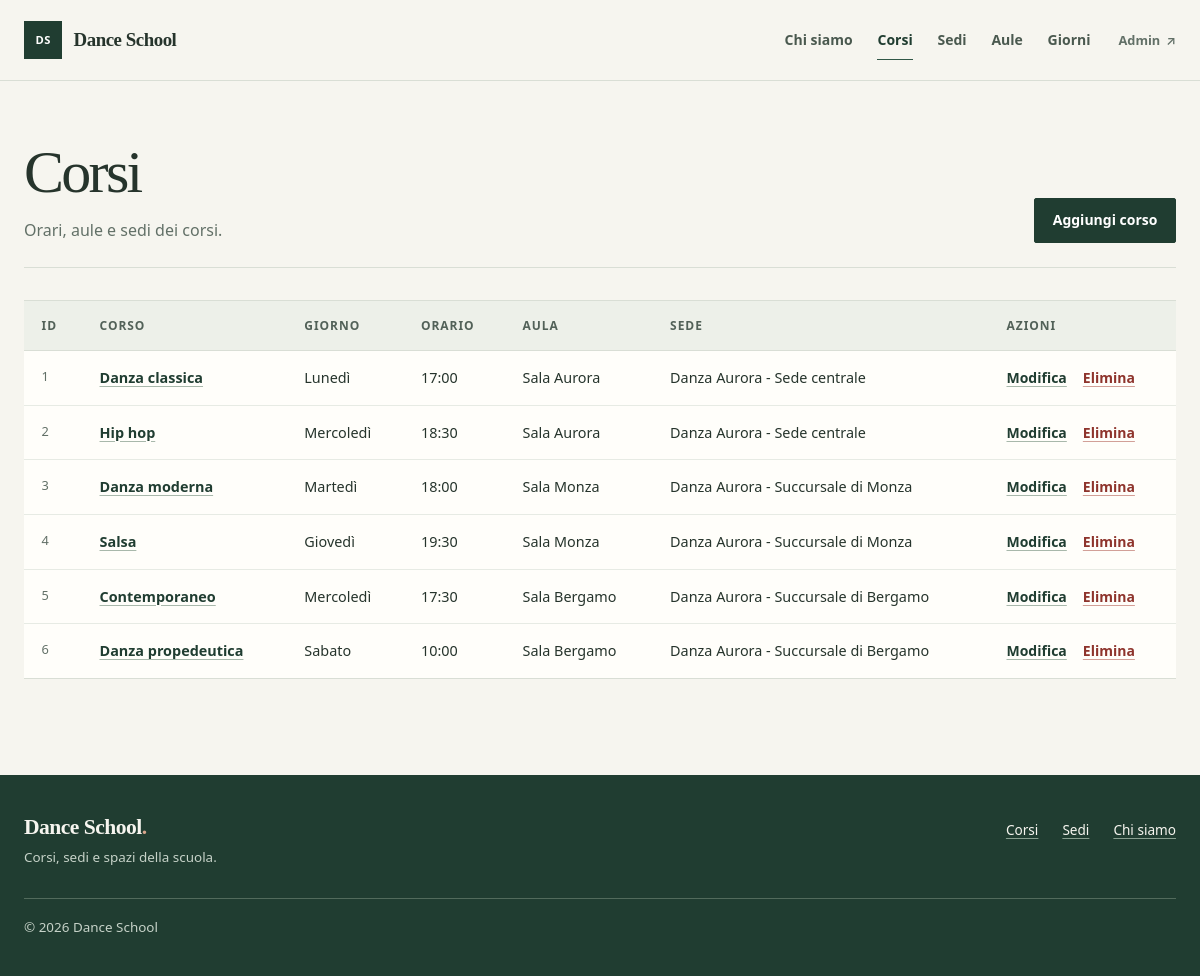
/school/courses/, run on the app's committed database.
### school/models.py (models this page shows, shortened)
class Course(models.Model):
    subject = models.CharField(max_length=100)
    day_of_the_week = models.ForeignKey(
        DayOfTheWeek,
        on_delete=models.CASCADE,
        related_name="courses",
    )
    starting_hour = models.TimeField()
    classroom = models.ForeignKey(
        Classroom,
        on_delete=models.CASCADE,
        related_name="courses",
    )
    school = models.ForeignKey(
        "schoolmanagement.School",
        on_delete=models.CASCADE,
        related_name="courses",
    )

class DayOfTheWeek(models.Model):
    number = models.IntegerField()
    name = models.CharField(max_length=100)

class Classroom(models.Model):
    name = models.CharField(max_length=100)
    capacity = models.IntegerField()

### schoolmanagement/models.py (models this page shows, shortened)
class School(models.Model):
    name = models.CharField(max_length=100)
    street = models.CharField(max_length=100)
    city = models.CharField(max_length=100)
    province = models.CharField(max_length=2)
    zip_code = models.CharField(max_length=5)
    country = models.CharField(max_length=100)
    website = models.URLField(null=True, blank=True)
    phone = models.CharField(max_length=20, null=True, blank=True)
    email = models.EmailField(null=True, blank=True)
    vat = models.CharField(max_length=11, null=True, blank=True)

### school/views.py (the view)
# urls.py: path("courses/", CourseListView.as_view(), name="course_list"),
class CourseListView(generic.ListView):
    model = Course
    context_object_name = "courses"
    queryset = Course.objects.select_related("day_of_the_week", "classroom", "school")
    template_name = "school/course_list.html"

### school/templates/school/course_list.html (shortened to what this page needs)
{% extends "base_list.html" %}
{% block page_heading %}Corsi{% endblock %}
{% block page_description %}Orari, aule e sedi dei corsi.{% endblock %}
{% block list-header %}
    <th scope="col">ID</th>
    <th scope="col">Corso</th>
    <th scope="col">Giorno</th>
    <th scope="col">Orario</th>
    <th scope="col">Aula</th>
    <th scope="col">Sede</th>
    <th scope="col">Azioni</th>
{% endblock %}
{% block list-body %}
    {% for object in courses %}
        <tr>
            <td class="table-id">{{ object.pk }}</td>
            <td class="table-primary"><a href="{% url 'course_detail' pk=object.pk %}">{{ object.subject }}</a></td>
            <td>{{ object.day_of_the_week.name }}</td>
            <td>{{ object.starting_hour|time:"H:i" }}</td>
            <td>{{ object.classroom.name }}</td>
            <td>{{ object.school.name }}</td>
            <td>
                <div class="table-actions">
                    <a class="text-action" href="{% url 'course_update' pk=object.pk %}" aria-label="Modifica {{ object.subject }}">Modifica</a>
                    <a class="text-action text-action--danger" href="{% url 'course_delete' pk=object.pk %}" aria-label="Elimina {{ object.subject }}">Elimina</a>
                </div>
            </td>
        </tr>
    {% empty %}
        <tr>
            <td class="table-empty" colspan="7">Nessun corso disponibile.</td>
        </tr>
    {% endfor %}
{% endblock %}
{% block add-new %}
    <p class="list-actions">
        <a class="button" href="{% url 'course_create' %}">Aggiungi corso</a>
    </p>
{% endblock %}

### static/css/style.css (style rules this page uses)
:root { color-scheme: light; --paper: #f6f5ef; --surface: #fffefa; --ink: #26342c; --muted: #627067; --line: #d9ded5; --green: #315747; --green-dark: #203d31; --clay: #96543d; --error: #a13d35; font-family: system-ui, -apple-system, BlinkMacSystemFont, "Segoe UI", sans-serif; color: var(--ink); background: var(--paper); font-synthesis: none; text-rendering: optimizeLegibility; }
* { box-sizing: border-box; }
body { display: flex; min-height: 100vh; flex-direction: column; margin: 0; }
a { color: inherit; }
.button { display: inline-flex; min-height: 2.85rem; align-items: center; justify-content: center; gap: 0.7rem; padding: 0.7rem 1.1rem; border: 1px solid var(--green-dark); border-radius: 2px; background: var(--green-dark); color: #fff; cursor: pointer; font-size: 0.875rem; font-weight: 650; line-height: 1.3; text-decoration: none; }
.inline-link, .back-link, .text-action { color: var(--green-dark); font-size: 0.875rem; font-weight: 650; text-decoration-color: #a8b8ab; text-underline-offset: 0.22em; }
.list-actions { margin: 0; }
.data-table th, .data-table td { padding: 1rem 1.1rem; vertical-align: top; }
.data-table th { border-bottom: 1px solid var(--line); background: #edf0e9; color: #526158; font-size: 0.75rem; font-weight: 700; letter-spacing: 0.08em; text-transform: uppercase; white-space: nowrap; }
.data-table td { font-size: 0.9rem; line-height: 1.5; }
.data-table tbody tr + tr td { border-top: 1px solid #e7ebe4; }
.data-table .table-id { color: var(--muted); font-size: 0.8rem; }
.table-primary a, .detail-item a, .related-list a { color: var(--green-dark); font-weight: 650; text-decoration-color: #a8b8ab; text-underline-offset: 0.2em; }
.table-primary a { white-space: nowrap; }
.table-actions { display: flex; gap: 0.5rem 1rem; white-space: nowrap; }
.text-action--danger { color: #8e342c; text-decoration-color: #d2a098; }

### data on the page
Course: pk "1", subject "Danza classica", day_of_the_week.name "Lunedì", starting_hour "17:00", classroom.name "Sala Aurora", school.name "Danza Aurora - Sede centrale"
Course: pk "2", subject "Hip hop", day_of_the_week.name "Mercoledì", starting_hour "18:30", classroom.name "Sala Aurora", school.name "Danza Aurora - Sede centrale"
Course: pk "3", subject "Danza moderna", day_of_the_week.name "Martedì", starting_hour "18:00", classroom.name "Sala Monza", school.name "Danza Aurora - Succursale di Monza"
Course: pk "4", subject "Salsa", day_of_the_week.name "Giovedì", starting_hour "19:30", classroom.name "Sala Monza", school.name "Danza Aurora - Succursale di Monza"
Course: pk "5", subject "Contemporaneo", day_of_the_week.name "Mercoledì", starting_hour "17:30", classroom.name "Sala Bergamo", school.name "Danza Aurora - Succursale di Bergamo"
Course: pk "6", subject "Danza propedeutica", day_of_the_week.name "Sabato", starting_hour "10:00", classroom.name "Sala Bergamo", school.name "Danza Aurora - Succursale di Bergamo"
